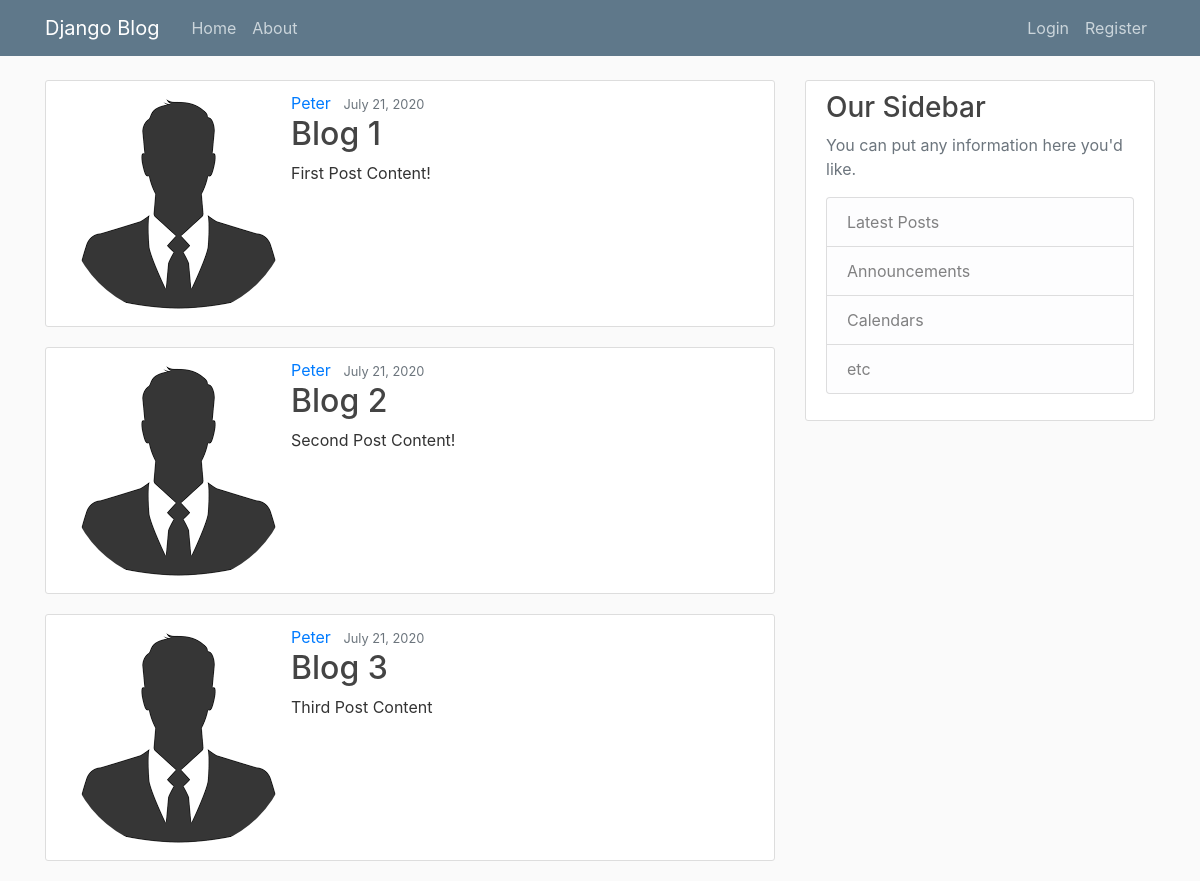
The page / on the database its author committed.
### blog/models.py (models this page shows, shortened)
class Post(models.Model):
    title = models.CharField(max_length=100)
    content = models.TextField()
    date_posted = models.DateTimeField(default=timezone.now)
    author = models.ForeignKey(User, on_delete=models.CASCADE)

### users/models.py (models this page shows, shortened)
class Profile(models.Model):
    user = models.OneToOneField(User, on_delete=models.CASCADE)
    image = models.ImageField(default='default.jpg', upload_to='profil_pics')

### blog/views.py (the view)
# urls.py: path('', views.home, name='blog-home'),
def home(request):
    context = {
            'posts': Post.objects.all()
    }
    return render(request, 'blog/home.html', context)

### blog/templates/blog/home.html
{% extends "blog/base.html" %}
{% block content %}
	{% for post in posts%}
<article class="media content-section">
  <img class="rounded-circle article-img" src="{{post.author.profile.image.url}}">
  <div class="media-body">
    <div class="article-metadata">
      <a class="mr-2" href="#">{{ post.author }}</a>
      <small class="text-muted">{{ post.date_posted|date:"F d, Y" }}</small>
    </div>
    <h2><a class="article-title" href="#">{{ post.title }}</a></h2>
    <p class="article-content">{{ post.content }}</p>
 </div>
</article>
	{% endfor %}
{% endblock content %}

### blog/static/blog/main.css (style rules this page uses)
body { background: #fafafa; color: #333333; margin-top: 5rem; }
h1, h2, h3, h4, h5, h6 { color: #444444; }
.content-section { background: #ffffff; padding: 10px 20px; border: 1px solid #dddddd; border-radius: 3px; margin-bottom: 20px; }
.article-title { color: #444444; }
.article-content { white-space: pre-line; }

### rows shown on the page
Post: author.profile.image (picture), author "Peter", date_posted "July 21, 2020", title "Blog 1", content "First Post Content!"
Post: author.profile.image (picture), author "Peter", date_posted "July 21, 2020", title "Blog 2", content "Second Post Content!"
Post: author.profile.image (picture), author "Peter", date_posted "July 21, 2020", title "Blog 3", content "Third Post Content"
